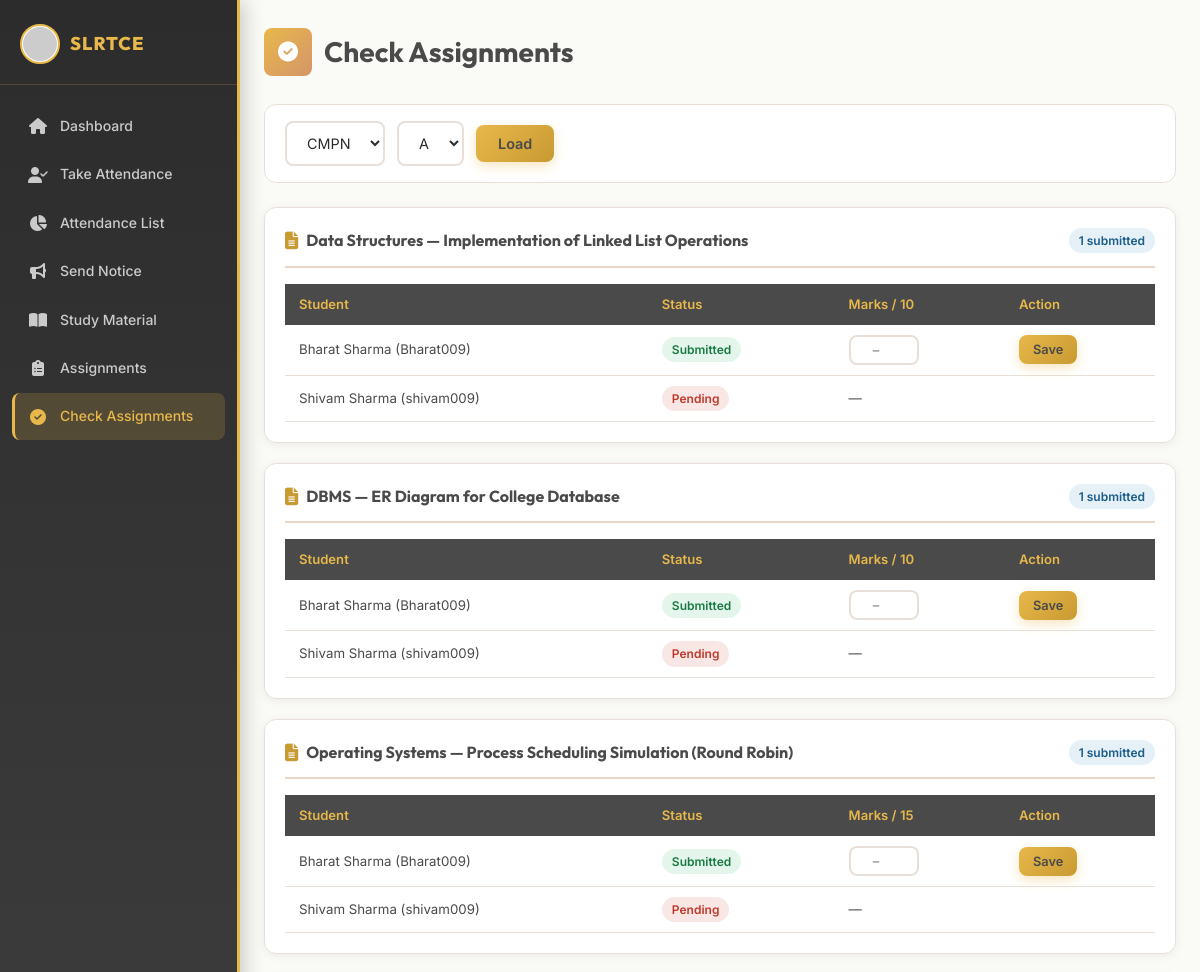
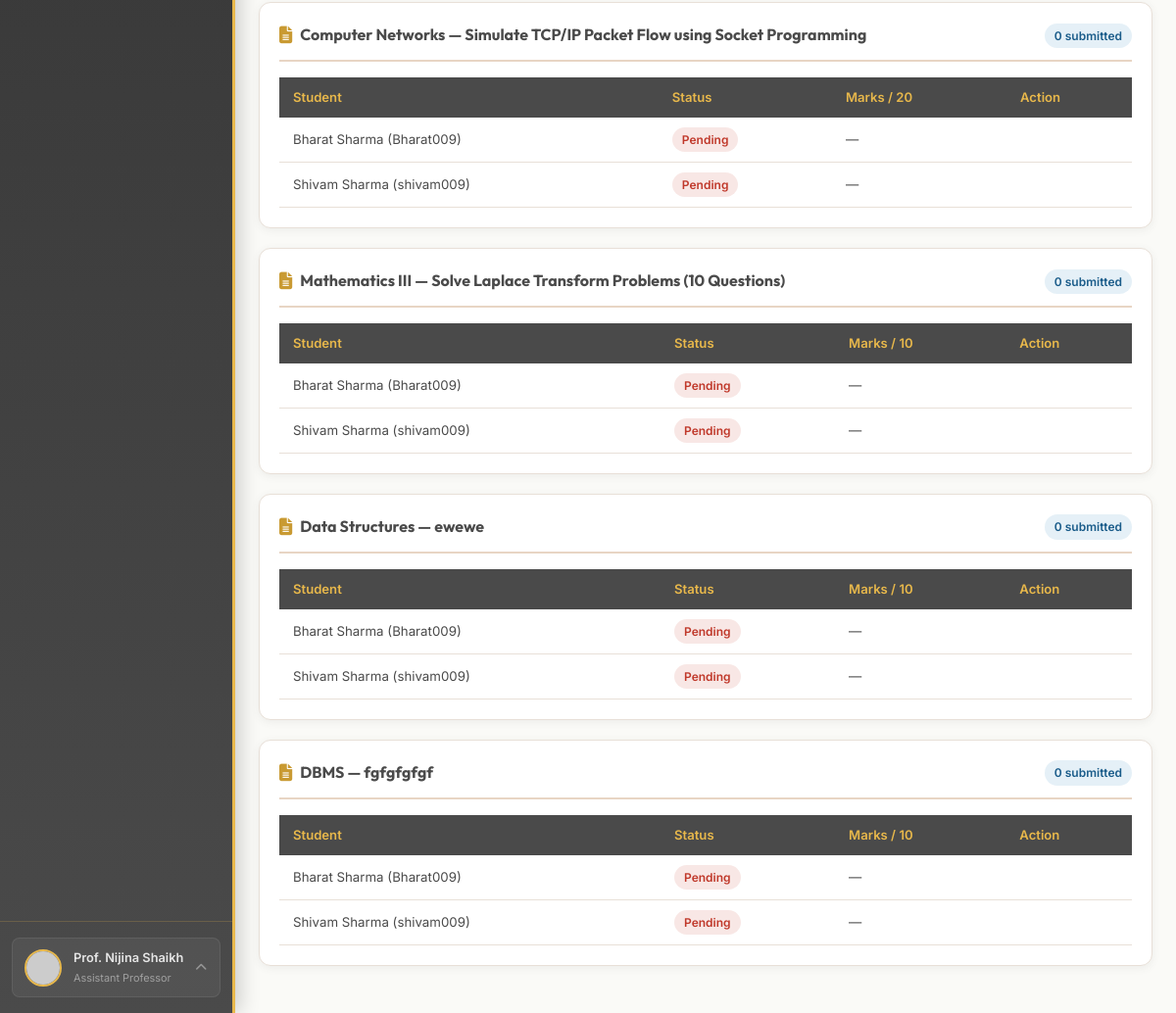
The app's page /teacher/check-assignments (signed in) with its own data (2 pictures, top to bottom).
### app.py (models this page shows)
class User(db.Model):
    __tablename__ = 'users'
    id         = db.Column(db.Integer, primary_key=True)
    uid        = db.Column(db.String(50), unique=True, nullable=False)
    password   = db.Column(db.String(256), nullable=False)
    name       = db.Column(db.String(100), nullable=False)
    email      = db.Column(db.String(150))
    phone      = db.Column(db.String(20))
    photo      = db.Column(db.String(300))
    role       = db.Column(db.String(20), nullable=False)
    created_at = db.Column(db.DateTime, default=datetime.utcnow)
    student_profile = db.relationship('StudentProfile', backref='user', uselist=False, cascade='all,delete')
    teacher_profile = db.relationship('TeacherProfile', backref='user', uselist=False, cascade='all,delete')
    admin_profile   = db.relationship('AdminProfile',   backref='user', uselist=False, cascade='all,delete')

class TeacherProfile(db.Model):
    __tablename__ = 'teacher_profiles'
    id          = db.Column(db.Integer, primary_key=True)
    user_id     = db.Column(db.Integer, db.ForeignKey('users.id'), nullable=False)
    branch      = db.Column(db.String(20))
    subject     = db.Column(db.String(100))
    designation = db.Column(db.String(100))
    employee_id = db.Column(db.String(20))

class Assignment(db.Model):
    __tablename__ = 'assignments'
    id         = db.Column(db.Integer, primary_key=True)
    teacher_id = db.Column(db.Integer, db.ForeignKey('users.id'))
    branch     = db.Column(db.String(20), nullable=False)
    div        = db.Column(db.String(5), nullable=False)
    subject    = db.Column(db.String(100), nullable=False)
    module     = db.Column(db.String(100))
    title      = db.Column(db.String(300), nullable=False)
    marks      = db.Column(db.Integer, default=10)
    due_date   = db.Column(db.String(30))
    file_path  = db.Column(db.String(300))
    created_at = db.Column(db.DateTime, default=datetime.utcnow)
    teacher     = db.relationship('User', foreign_keys=[teacher_id])
    submissions = db.relationship('AssignmentSubmission', backref='assignment', cascade='all,delete')

### app.py (the view)
@app.route('/teacher/check-assignments')
@login_required('teacher')
def teacher_check_assignments():
    user     = get_user(session['uid'])
    teacher  = _teacher_dict(user)
    branch   = request.args.get('branch', 'CMPN')
    division = request.args.get('division', 'A')
    return render_template('index.html', page='teacher_check_assignments',
        teacher=teacher, branches=BRANCHES, divisions=DIVISIONS,
        assignments=build_assignments(branch, division),
        student_list=build_student_list(branch, division),
        branch=branch, division=division)

### app.py (called while the page is built)
@app.context_processor
def inject_session():
    return dict(session=session)

def get_user(uid):
    return User.query.filter_by(uid=uid).first()

def build_attendance_summary(student_id):
    records = AttendanceRecord.query.filter_by(student_id=student_id).all()
    subject_map = {}
    for r in records:
        subject_map.setdefault(r.subject, {'present': 0, 'total': 0})
        subject_map[r.subject]['total'] += 1
        if r.status == 'present':
            subject_map[r.subject]['present'] += 1
    total_present = sum(v['present'] for v in subject_map.values())
    total_classes = sum(v['total'] for v in subject_map.values())
    pct = round((total_present / total_classes * 100) if total_classes else 0)
    return {'monthly': subject_map,
            'overall': {'present': total_present, 'total': total_classes},
            'monthly_percent': pct, 'overall_percent': pct}

def build_student_list(branch, division):
    profiles = StudentProfile.query.filter_by(branch=branch, div=division).all()
    result = []
    for p in profiles:
        u = p.user
        att = build_attendance_summary(u.id)
        total, present = att['overall']['total'], att['overall']['present']
        pct = round((present / total * 100) if total else 0)
        result.append({'roll_no': p.roll_no, 'name': u.name, 'uid': u.uid, 'photo': u.photo,
                       'attendance': {'present': present, 'total': total, 'percent': pct}})
    return result

def build_assignments(branch, div):
    assigns = Assignment.query.filter_by(branch=branch, div=div).all()
    result = []
    for a in assigns:
        subs = AssignmentSubmission.query.filter_by(assignment_id=a.id).all()
        result.append({'id': a.id, 'subject': a.subject, 'module': a.module,
                       'title': a.title, 'marks': a.marks, 'due_date': a.due_date,
                       'file_path': a.file_path or '',
                       'submitted_by': [s.student.uid for s in subs],
                       'marks_given': {s.student.uid: s.marks_given for s in subs},
                       'submission_files': {s.student.uid: s.file_path for s in subs}})
    return result

def _teacher_dict(user):
    p = user.teacher_profile
    return {'name': user.name, 'email': user.email, 'phone': user.phone, 'photo': user.photo,
            'branch': p.branch if p else '', 'subject': p.subject if p else '',
            'designation': p.designation if p else '', 'employee_id': p.employee_id if p else ''}

### templates/index.html (shortened to what this page needs)
<!DOCTYPE html>
<html lang="en">
<head>
  <link rel="stylesheet" href="https://cdnjs.cloudflare.com/ajax/libs/font-awesome/6.5.1/css/all.min.css">
</head>
<body>
{% if page == 'landing' %}
<div class="landing-page">
  <div class="particles" id="particles"></div>
  <div class="landing-banner">
    <img src="https://slrtce.in/images/slrtce%20logo.png"
         onerror="this.src='https://ui-avatars.com/api/?name=SLRTCE&background=E8B84B&color=4A4A4A&size=80&bold=true'" alt="SLRTCE">
    <div class="landing-banner-text">
      <h1>SHREE L. R. TIWARI COLLEGE OF ENGINEERING</h1>
      <p>An Autonomous Institute · Affiliated to University of Mumbai · NAAC Accredited · NBA Accredited Program<br>ISO 9001:2015 Certified · DTE Code 3423 · Recognised under UGC Act 1956, Section 2(f)</p>
    </div>
  </div>
  <div class="login-cards">
    <a href="{{ url_for('admin_login') }}" class="login-card admin">
      <div class="login-card-icon"><i class="fa-solid fa-shield-halved"></i></div>
      <h3>Admin Login</h3>
      <p>System administrators, principal office and management staff access.</p>
      <div class="card-arrow"><i class="fa-solid fa-arrow-right"></i></div>
    </a>
    <a href="{{ url_for('faculty_login') }}" class="login-card faculty">
      <div class="login-card-icon"><i class="fa-solid fa-chalkboard-user"></i></div>
      <h3>Faculty Login</h3>
      <p>Teaching staff, professors and department coordinators portal access.</p>
      <div class="card-arrow"><i class="fa-solid fa-arrow-right"></i></div>
    </a>
    <a href="{{ url_for('student_login') }}" class="login-card student">
      <div class="login-card-icon"><i class="fa-solid fa-graduation-cap"></i></div>
      <h3>Student Login</h3>
      <p>Students of all branches and years access their academic dashboard here.</p>
      <div class="card-arrow"><i class="fa-solid fa-arrow-right"></i></div>
    </a>
  </div>
  <p class="landing-sub"><span>SLRTCE</span> Unified Smart Campus Platform &nbsp;|&nbsp; Academic Year 2024–25</p>
</div>
{# ══════════════════════════════════════════════
   LOGIN PAGES
═══════════════════════════════════════════════ #}
{% elif page.startswith('teacher_') %}
{% macro teacher_sidebar(teacher, active) %}
<header class="site-header">
  <div class="header-inner">
    <div class="header-brand">
      <img src="https://slrtce.in/images/slrtce%20logo.png"
           onerror="this.src='https://ui-avatars.com/api/?name=S&background=C0392B&color=fff&size=40&bold=true'" alt="SLRTCE">
      <span>SLRTCE</span>
    </div>
    <nav class="header-nav">
      <a href="{{ url_for('teacher_dashboard') }}"          class="nav-item {% if active=='dash'   %}active{% endif %}"><i class="fa-solid fa-house"></i><span>Dashboard</span></a>
      <a href="{{ url_for('teacher_take_attendance') }}"    class="nav-item {% if active=='att'    %}active{% endif %}"><i class="fa-solid fa-user-check"></i><span>Take Attendance</span></a>
      <a href="{{ url_for('teacher_attendance_list') }}"    class="nav-item {% if active=='attlist'%}active{% endif %}"><i class="fa-solid fa-chart-pie"></i><span>Attendance List</span></a>
      <a href="{{ url_for('teacher_send_notice') }}"        class="nav-item {% if active=='notice' %}active{% endif %}"><i class="fa-solid fa-bullhorn"></i><span>Send Notice</span></a>
      <a href="{{ url_for('teacher_study_material') }}"     class="nav-item {% if active=='study'  %}active{% endif %}"><i class="fa-solid fa-book-open"></i><span>Study Material</span></a>
      <a href="{{ url_for('teacher_assignments') }}"        class="nav-item {% if active=='assign' %}active{% endif %}"><i class="fa-solid fa-clipboard-list"></i><span>Assignments</span></a>
      <a href="{{ url_for('teacher_check_assignments') }}"  class="nav-item {% if active=='check'  %}active{% endif %}"><i class="fa-solid fa-circle-check"></i><span>Check Assignments</span></a>
    </nav>
    <div class="header-profile">
      <div class="profile-btn" id="profileBtn" onclick="toggleProfile()">
        <img src="{{ teacher.photo }}" alt="{{ teacher.name }}">
        <div>
          <div class="profile-btn-name">{{ teacher.name }}</div>
          <div class="profile-btn-role">{{ teacher.designation }}</div>
        </div>
        <i class="fa-solid fa-chevron-up profile-btn-chevron"></i>
      </div>
    </div>
  </div>
</header>
{% endmacro %}
{% if page == 'teacher_dashboard' %}
{{ teacher_sidebar(teacher, 'dash') }}
<div class="page-wrapper">
  <div class="page-title"><div class="title-icon"><i class="fa-solid fa-house"></i></div><h1>Teacher Dashboard</h1></div>
  <div class="grid-2" style="margin-bottom:24px">
    <div class="profile-info-card">
      <img class="profile-avatar" src="{{ teacher.photo }}" alt="{{ teacher.name }}">
      <h3>{{ teacher.name }}</h3>
      <span class="badge badge-gold">{{ teacher.designation }}</span>
      <div class="profile-meta">
        <div class="profile-meta-item"><span class="label">Branch</span><span class="value">{{ teacher.branch }}</span></div>
        <div class="profile-meta-item"><span class="label">Subject</span><span class="value">{{ teacher.subject }}</span></div>
        <div class="profile-meta-item"><span class="label">Emp ID</span><span class="value">{{ teacher.employee_id }}</span></div>
      </div>
    </div>
    <div>
      <div class="card" style="margin-bottom:20px">
        <div class="card-header"><div class="card-title"><i class="fa-solid fa-megaphone"></i> Admin Notices</div></div>
        {% for n in admin_notices %}<div class="notice-item"><div class="notice-title">{{ n.title }}</div><div class="notice-meta"><span>{{ n.from }}</span><span>{{ n.date }}</span></div></div>{% else %}<p style="color:var(--text-light);font-size:.85rem">No notices.</p>{% endfor %}
      </div>
      <div class="card">
        <div class="card-header"><div class="card-title"><i class="fa-solid fa-triangle-exclamation"></i> Recent Complaints</div></div>
        {% for c in complaints %}<div class="notice-item teacher-notice"><div class="notice-title">{{ c.subject }}</div><div class="notice-meta"><span>{{ c.from }}</span><span class="badge {% if c.status=='resolved' %}badge-green{% else %}badge-crimson{% endif %}">{{ c.status }}</span></div></div>{% else %}<p style="color:var(--text-light);font-size:.85rem">No complaints.</p>{% endfor %}
      </div>
    </div>
  </div>
  <div class="card">
    <div class="card-header"><div class="card-title"><i class="fa-solid fa-table"></i> Timetable</div></div>
    <div class="timetable-scroll">
      <table class="timetable">
        <thead><tr><th>Day</th>{% for s in time_slots %}<th>{{ s }}</th>{% endfor %}</tr></thead>
        <tbody>{% for day, slots in timetable.items() %}<tr><td class="day-col">{{ day }}</td>{% for s in slots %}<td class="{% if s=='---' or s is none %}break-slot{% endif %}">{{ s or '---' }}</td>{% endfor %}</tr>{% endfor %}</tbody>
      </table>
    </div>
  </div>
</div>
{% elif page == 'teacher_check_assignments' %}
{{ teacher_sidebar(teacher, 'check') }}
<div class="page-wrapper">
  <div class="page-title"><div class="title-icon"><i class="fa-solid fa-circle-check"></i></div><h1>Check Assignments</h1></div>
  <div class="filter-bar">
    <form method="GET" style="display:flex;gap:12px;flex-wrap:wrap;align-items:center">
      <select name="branch" class="form-control" style="width:auto">{% for b in branches %}<option {% if b==branch %}selected{% endif %} value="{{ b }}">{{ b }}</option>{% endfor %}</select>
      <select name="division" class="form-control" style="width:auto">{% for d in divisions %}<option {% if d==division %}selected{% endif %} value="{{ d }}">{{ d }}</option>{% endfor %}</select>
      <button type="submit" class="btn btn-primary">Load</button>
    </form>
  </div>
  {% for a in assignments %}
  <div class="card" style="margin-bottom:20px">
    <div class="card-header">
      <div class="card-title"><i class="fa-solid fa-file-alt"></i> {{ a.subject }} — {{ a.title }}</div>
      <span class="badge badge-blue">{{ a.submitted_by|length }} submitted</span>
    </div>
    <table class="check-table">
      <thead><tr><th>Student</th><th>Status</th><th>Marks / {{ a.marks }}</th><th>Action</th></tr></thead>
      <tbody>
      {% for s in student_list %}
      <tr>
        <td>{{ s.name }} ({{ s.uid }})</td>
        <td><span class="badge {% if s.uid in a.submitted_by %}badge-green{% else %}badge-crimson{% endif %}">{% if s.uid in a.submitted_by %}Submitted{% else %}Pending{% endif %}</span></td>
        <td>{% if s.uid in a.submitted_by %}<input class="marks-input" type="number" id="marks-{{ a.id }}-{{ s.uid }}" min="0" max="{{ a.marks }}" value="{{ a.marks_given.get(s.uid,'') }}" placeholder="–">{% else %}—{% endif %}</td>
        <td>{% if s.uid in a.submitted_by %}<button class="btn btn-primary btn-sm" onclick="saveMarks({{ a.id }},'{{ s.uid }}')">Save</button>{% endif %}</td>
      </tr>
      {% endfor %}
      </tbody>
    </table>
  </div>
  {% else %}<div class="empty-state"><i class="fa-solid fa-clipboard"></i><p>No assignments found.</p></div>{% endfor %}
</div>
{% endif %}
{% endif %}
</body>
</html>

### records on screen
User: name "Prof. Nijina Shaikh"
TeacherProfile: designation "Assistant Professor"
Assignment: subject "Data Structures", title "Implementation of Linked List Operations", submitted_by|length "1", marks "10"
User: name "Bharat Sharma" "Bharat Sharma" "Bharat Sharma" "Bharat Sharma" "Bharat Sharma" "Bharat Sharma" "Bharat Sharma", uid "Bharat009" "Bharat009" "Bharat009" "Bharat009" "Bharat009" "Bharat009" "Bharat009"
User: name "Shivam Sharma" "Shivam Sharma" "Shivam Sharma" "Shivam Sharma" "Shivam Sharma" "Shivam Sharma" "Shivam Sharma", uid "shivam009" "shivam009" "shivam009" "shivam009" "shivam009" "shivam009" "shivam009"
Assignment: subject "DBMS", title "ER Diagram for College Database", submitted_by|length "1", marks "10"
Assignment: subject "Operating Systems", title "Process Scheduling Simulation (Round Robin)", submitted_by|length "1", marks "15"
Assignment: subject "Computer Networks", title "Simulate TCP/IP Packet Flow using Socket Programming", submitted_by|length "0", marks "20"
Assignment: subject "Mathematics III", title "Solve Laplace Transform Problems (10 Questions)", submitted_by|length "0", marks "10"
Assignment: subject "Data Structures", title "ewewe", submitted_by|length "0", marks "10"
Assignment: subject "DBMS", title "fgfgfgfgf", submitted_by|length "0", marks "10"

### other values on screen
form field branch "CMPN"
form field division "A"
